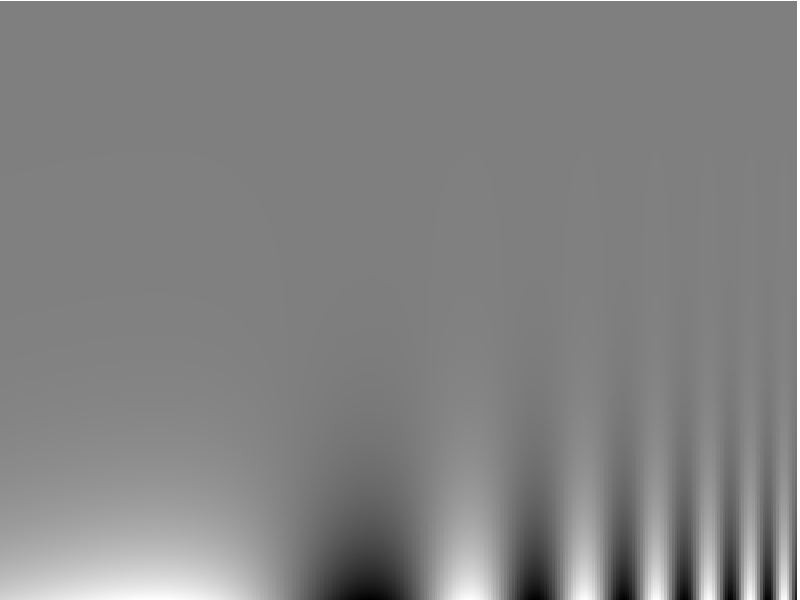

Here is the MATLAB script that generated this plot:
function img=cs_gratings(ppd,lowsf,highsf,n_xpixels,n_ypixels)
%CS_GRATINGS shows an image of gratings with a range of contrasts and sf's
%
%   IMG=CS_GRATINGS(PPD,LOWSF,HIGHSF,N_XPIXELS,N_YPIXELS)
%      PPD= pixels per degree
%      LOWSF = lowest spatial frequency (cpd) to show
%      HIGHSF = hight spatial frequency (cpd) to show
%  
% 2003, Alexander Heimel 

if nargin<5
  n_ypixels=800;
end
if nargin<4
  n_xpixels=300;
end
if nargin<3
  highsf=3;
end
if nargin<2
  lowsf=0.05;
end
if nargin<1
  % laptop settings:
  % 1024 pixels in 27 cm at 50 cm viewing distance
  ppd=1024 / 27 * 2 * pi * 50 /360;
end

lowcontrast=10^-4;

x=(1:n_xpixels);
% sf in cycles/pixel
imx=sin( 2*pi*n_xpixels * lowsf/ppd / log(highsf/lowsf) * ...
	 exp( x/n_xpixels*log(highsf/lowsf)));
% correction factor in sine to compensate for the fact that the
% changing sf frequency has an extra effect on the sf of the sine

sfimg=imx(ones(1,n_ypixels),:);
cont=logspace(log10(lowcontrast),0,n_ypixels);
contimg=cont(ones(1,n_xpixels),:)';

img=contimg.*sfimg;

colormap(gray(2000));
img=floor(2000*(0.5*img+0.5));
image(img)
set(gcf,'Units','pixels');
pos=get(gcf,'Position');
center=round([pos(1)+pos(3) pos(2)+pos(4)]/2);
set(gcf,'Position',[10 40 ...
		    n_xpixels n_ypixels]);

set(gca,'Units','pixels');
pos=get(gca,'Position');
set(gca,'Position',[0 0 n_xpixels n_ypixels]);
pos=get(gca,'Position');
hold on
axis off


return
